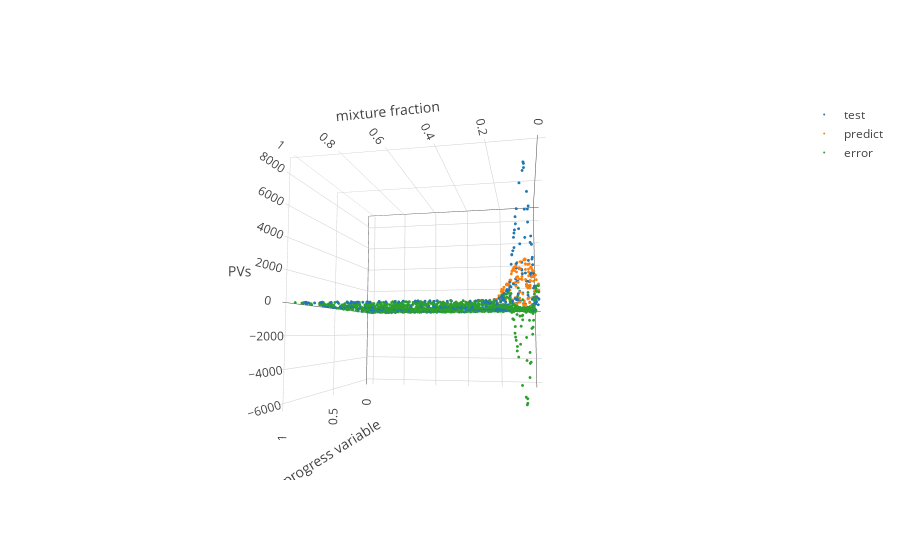

Write notebook code for a chart like this one.
### Code cell
df_t=df_test.loc[df_test['zeta']==zeta_level[1]].sample(frac=0.5)
# df_p=df_pred.loc[df_pred['zeta']==zeta_level[1]].sample(frac=0.1)
df_p=df_pred.loc[df_t.index]
sp='PVs'
error=df_p[sp]-df_t[sp]
fig_db = {
    'data': [
        
        {'name':'test',
        'x': df_t['f'],
         'y': df_t['pv'],
         'z': df_t[sp],
         'type':'scatter3d', 
        'mode': 'markers',
          'marker':{
              'size':1
          }
        },
        {'name':'predict',
            'x': df_p['f'],
         'y': df_p['pv'],
         'z': df_p[sp],
         'type':'scatter3d', 
        'mode': 'markers',
          'marker':{
              'size':1
          },
        },
        {'name':'error',
            'x': df_p['f'],
         'y': df_p['pv'],
         'z': error,
         'type':'scatter3d', 
        'mode': 'markers',
          'marker':{
              'size':1
          },
         }       
    ],
    'layout': {
        'scene':{
            'xaxis':{'title':'mixture fraction'},
            'yaxis': {'title': "progress variable"},
            'zaxis': {'title': sp}
                 }
    }
}
pyoff.iplot(fig_db, filename='multiple-scatter')

### Figure 1 — Plotly figure (JSON) as saved in the notebook; plotly's stock layout.template omitted (floating-point values rounded to 4 significant figures; data arrays with more than 128 entries replaced by an {"elided": "..."} marker saying what was removed)
{"data": [{"marker": {"size": 1}, "mode": "markers", "name": "test", "type": "scatter3d", "uid": "05c1d28d-f06e-4e46-ad9d-f0ae3a26ee24", "x": {"elided": "1254 float values"}, "y": {"elided": "1254 float values"}, "z": {"elided": "1254 float values"}}, {"marker": {"size": 1}, "mode": "markers", "name": "predict", "type": "scatter3d", "uid": "58ef111d-240d-4e78-8eff-b339db363857", "x": {"elided": "1254 float values"}, "y": {"elided": "1254 float values"}, "z": {"elided": "1254 float values"}}, {"marker": {"size": 1}, "mode": "markers", "name": "error", "type": "scatter3d", "uid": "3494276b-59e3-4683-ac6d-721074088492", "x": {"elided": "1254 float values"}, "y": {"elided": "1254 float values"}, "z": {"elided": "1254 float values"}}], "layout": {"autosize": true, "scene": {"aspectmode": "auto", "aspectratio": {"x": 1, "y": 1, "z": 1}, "camera": {"center": {"x": 0, "y": 0, "z": 0}, "eye": {"x": -0.4187, "y": 2.115, "z": -0.2017}, "up": {"x": 0, "y": 0, "z": 1}}, "xaxis": {"title": {"text": "mixture fraction"}, "type": "linear"}, "yaxis": {"title": {"text": "progress variable"}, "type": "linear"}, "zaxis": {"title": {"text": "PVs"}, "type": "linear"}}}}
